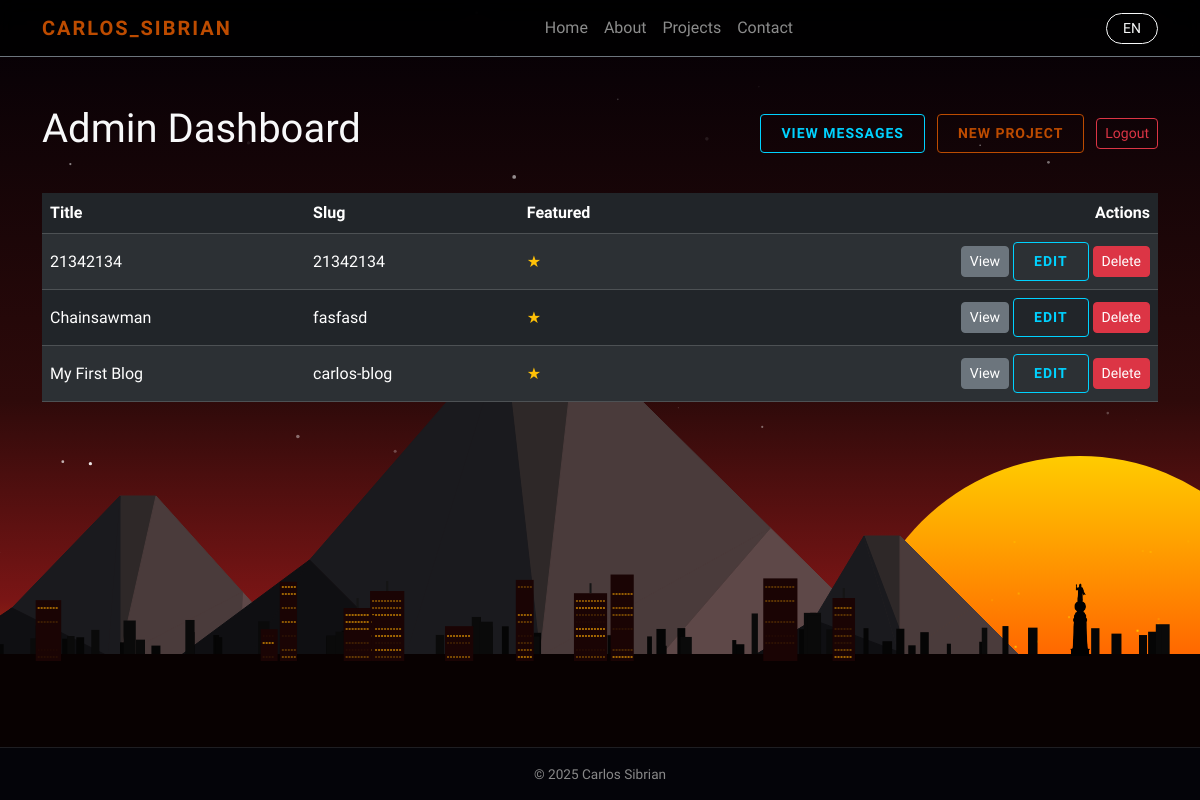
The page /admin (signed in) on the database its author committed.
### models.py (models this page shows)
class TimestampMixin:
    created_at: Mapped[datetime] = mapped_column(
        DateTime(timezone=True),  # tells SQLAlchemy that this column stores tz-aware datetimes
        default=lambda: datetime.now(timezone.utc)
    )
    updated_at: Mapped[datetime] = mapped_column(
        DateTime(timezone=True),
        default=lambda: datetime.now(timezone.utc),
        onupdate=lambda: datetime.now(timezone.utc)
    )

class Project(db.Model, TimestampMixin):
    __tablename__ = "projects"
    id: Mapped[int] = mapped_column(Integer, primary_key=True)
    title: Mapped[str] = mapped_column(String(120), unique=True, nullable=False)
    slug: Mapped[str] = mapped_column(String(140), unique=True, nullable=False)
    summary: Mapped[str] = mapped_column(String(280), default="")
    description: Mapped[str] = mapped_column(Text, default="")
    tech_stack: Mapped[str] = mapped_column(String(240), default="")
    repo_url: Mapped[str] = mapped_column(String(240), default="")
    live_url: Mapped[str] = mapped_column(String(240), default="")
    cover_image: Mapped[str] = mapped_column(String(240), default="")
    is_featured: Mapped[bool] = mapped_column(Boolean, default=False)

### routes_admin.py (the view)
    @app.get("/admin")
    @admin_only
    def admin_dashboard():
        projects = Project.query.order_by(Project.created_at.desc()).all()
        return render_template("admin/dashboard.html", projects=projects)

### routes_admin.py (called while the page is built)
def admin_only(f):
    @wraps(f)
    def wrapper(*args, **kwargs):
        if not current_user.is_authenticated or not getattr(current_user, "is_admin", False):
            return abort(403)
        return f(*args, **kwargs)
    return wrapper

### templates/admin/dashboard.html (shortened to what this page needs)
{% extends "layout/base.html" %}
{% block content %}
<div class="container py-5">
<div class="d-flex flex-wrap justify-content-between align-items-center mb-4">
    <h1 class="text-light mb-3">Admin Dashboard</h1>
    <div>
      <a href="{{ url_for('admin_messages') }}" class="btn btn-sm btn-cyber me-2 mb-2">View Messages</a>
      <a href="{{ url_for('admin_project_new') }}" class="btn btn-sm btn-cta mb-2">New Project</a>
      <a href="{{ url_for('admin_logout') }}" class="btn btn-sm btn-outline-danger mb-2 ms-2">Logout</a>
    </div>
  </div>
  <div class="table-responsive">
    <table class="table table-dark table-striped table-hover align-middle">
      <thead>
        <tr>
          <th scope="col">Title</th>
          <th scope="col">Slug</th>
          <th scope="col">Featured</th>
          <th scope="col" class="text-end">Actions</th>
        </tr>
      </thead>
      <tbody>
        {% for project in projects %}
        <tr>
          <td>{{ project.title }}</td>
          <td>{{ project.slug }}</td>
          <td>
            {% if project.is_featured %}
              <span class="text-warning">&#9733;</span>
            {% endif %}
          </td>
          <td class="text-end">
            <a href="{{ url_for('project_detail', slug=project.slug) }}" class="btn btn-sm btn-secondary" target="_blank">View</a>
            <a href="{{ url_for('admin_project_edit', pid=project.id) }}" class="btn btn-sm btn-cyber">Edit</a>
            <form action="{{ url_for('admin_project_delete', pid=project.id) }}" method="POST" class="d-inline" onsubmit="return confirm('Delete project &quot;{{ project.title }}&quot;?');">
              <button type="submit" class="btn btn-sm btn-danger">Delete</button>
            </form>
          </td>
        </tr>
        {% endfor %}
      </tbody>
    </table>
  </div>
</div>
{% endblock %}

### static/css/main.css (style rules this page uses)
:root { --bg-dark: #050505; --accent: #bd4b00; --accent-hover: #ff5500; --text-main: #ffffff; }
body, html { margin: 0; padding: 0; width: 100%; height: 100%; font-family: 'Segoe UI', sans-serif; background-color: transparent; color: var(--text-main); overflow-x: hidden; }
.btn-cta { background-color: transparent; border: 1px solid var(--accent); color: var(--accent); text-transform: uppercase; font-weight: 600; letter-spacing: 1px; padding: 8px 20px; transition: all 0.3s ease; text-decoration: none; display: inline-block; }
.btn-cyber { background-color: transparent; border: 1px solid #00d2ff; color: #00d2ff; text-transform: uppercase; font-weight: 600; letter-spacing: 1px; padding: 8px 20px; transition: all 0.3s ease; text-decoration: none; display: inline-block; }

### rows shown on the page
Project: title "21342134", slug "21342134"
Project: title "Chainsawman", slug "fasfasd"
Project: title "My First Blog", slug "carlos-blog"

### other values the page prints
{{ t('home') }} "Home"
{{ t('about') }} "About"
{{ t('projects') }} "Projects"
{{ t('contact') }} "Contact"
{{ current_lang()|upper }} "EN"
